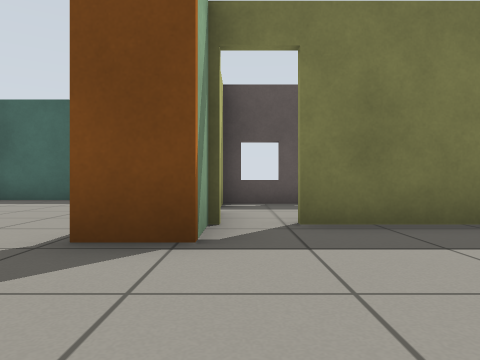
View 1 (above)

20 first-person views from a walk through a Gazebo world. The camera is 0.5 m above the floor, looks level and sees 70° across. The floor is counted in squares, 1 m on a side. Each view is taken from the middle of a square. On the plan, view 1 faces up. The plan holds only what a view shows up to about 9 squares ahead; the rest is blank. Gazebo's built-in surfaces are drawn with simple patterns.

View 2
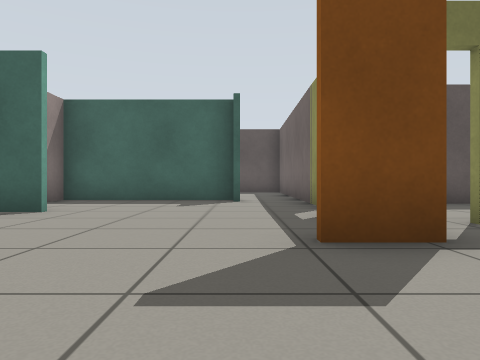

View 3
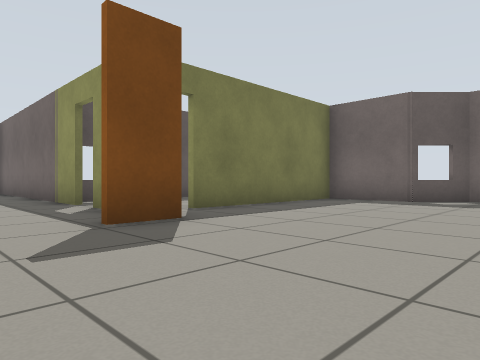

View 4
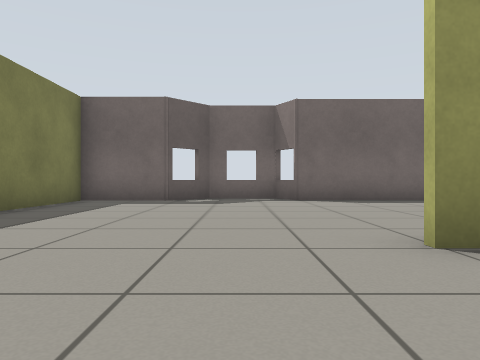

View 5
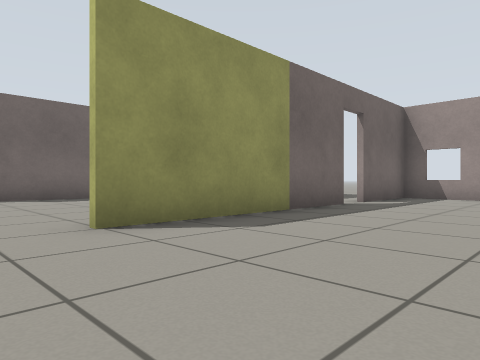

View 6
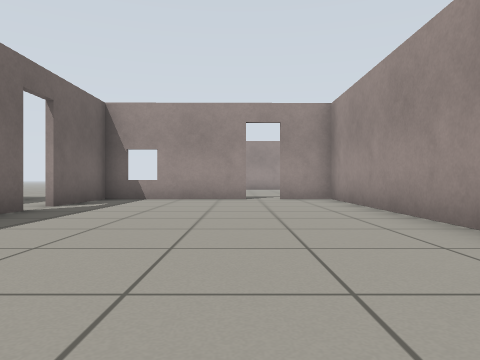

View 7
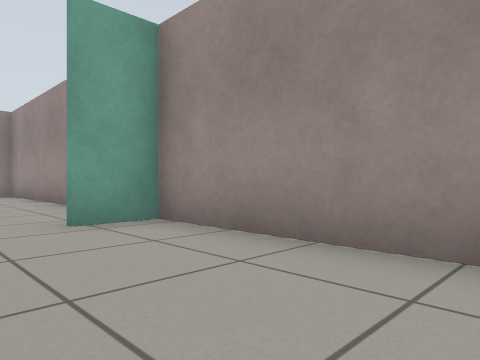

View 8
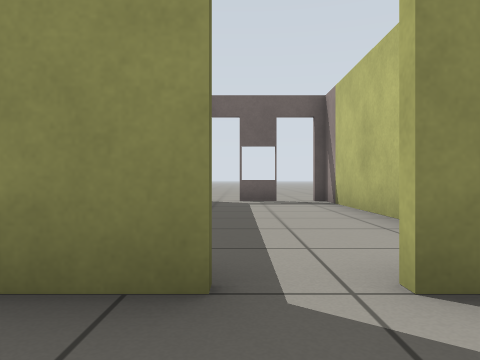

View 9
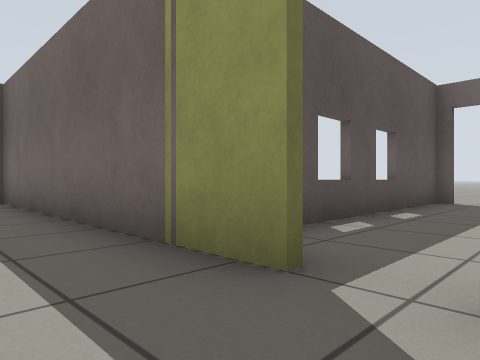

View 10
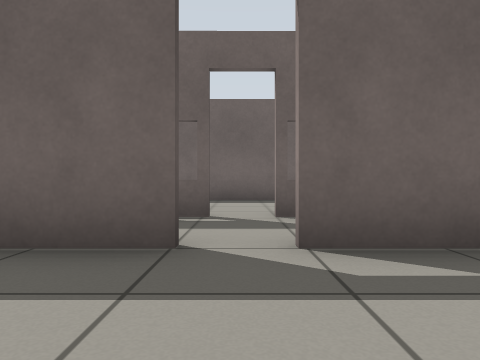

View 11
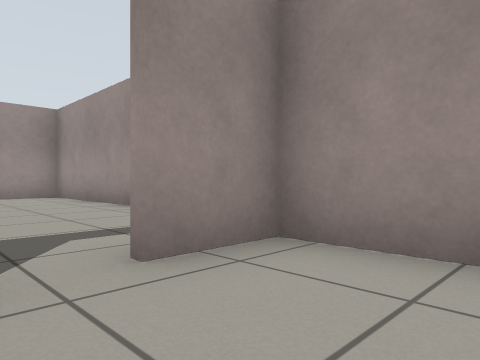

View 12
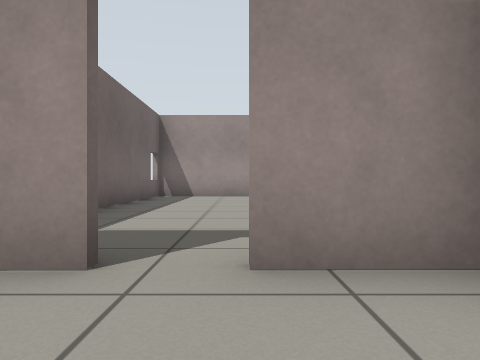

View 13
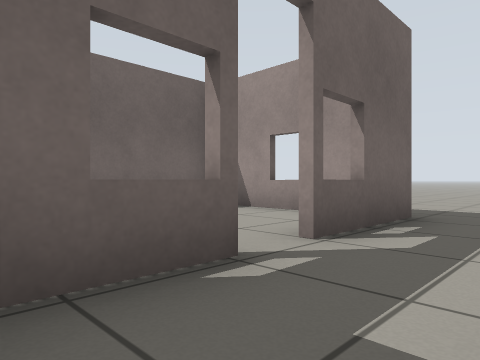

View 14
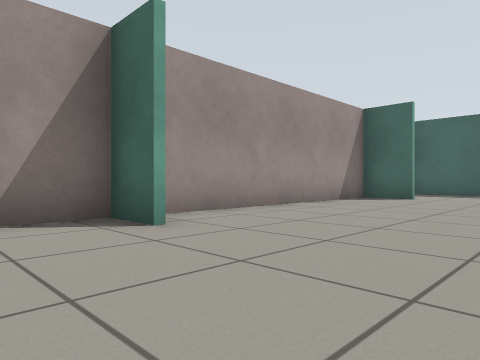

View 15
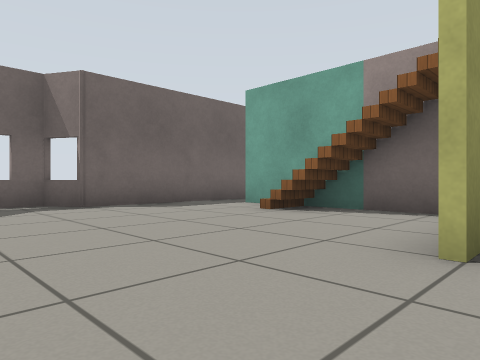

View 16
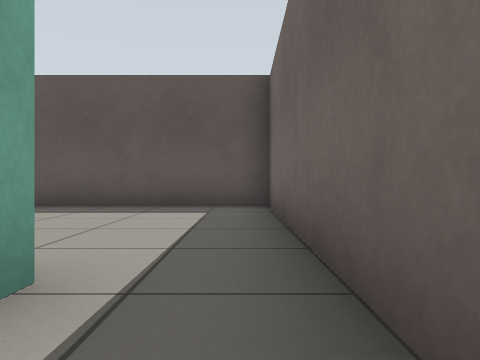

View 17
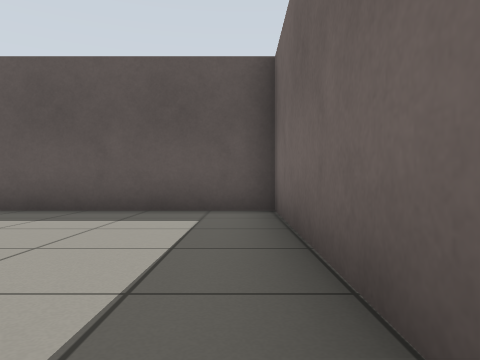

View 18
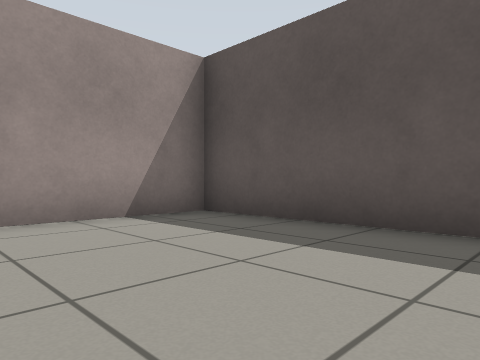

View 19
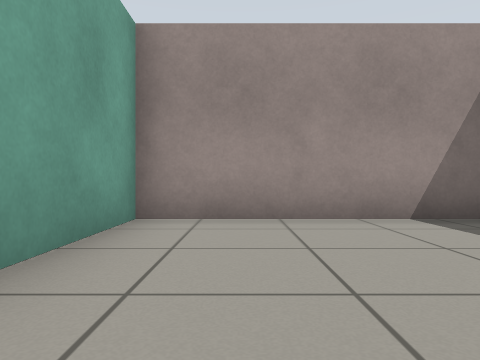

View 20
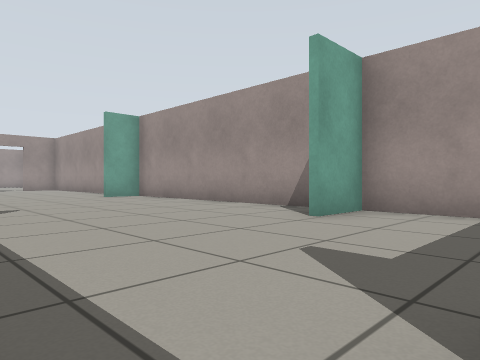

### Floor plan
Ten units are one square. View 1 is at (0, 0); x grows to the right and y downward. Boxes are objects, and circles mark ways between rooms. Rooms are numbered by the first view taken in them; rooms with no view inside come last. Other rooms are left out.
<svg viewBox="-69 -140 136 245">
<path fill="none" stroke="#000" d="M-5 31 -5 14M-52 20 -64 20 -64 99 -49 99M9 45 44 45M-4 -40 -4 -27 -14 -27M-5 66 -5 52M16 66 16 52M-50 -53 -57 -53M-64 -45 -64 19 -52 19M-5 -61 -5 -76M55 51 55 14 62 10 62 -8 52 -18 52 -38 6 -38M-42 99 -5 99 -5 74M-21 -85 -64 -85 -64 -54 -50 -54M-5 -76 -5 -135 -64 -135 -64 -87 -39 -87M22 -40 61 -40M61 -72 -4 -72M62 -51 62 -60M33 98 48 98M23 99 29 99M55 95 55 51"/>
<rect x="-5" y="35" width="10" height="10" fill="#bbb"><title>stairs</title></rect>
<circle cx="-10" cy="-85" r="3" fill="#2a7"/>
<circle cx="0" cy="-50" r="3" fill="#2a7"/>
<text x="-20" y="10">1</text>
<text x="-30" y="-110">2</text>
<text x="30" y="-60">3</text>
<text x="30" y="70">4</text>
</svg>
Room 1 opens to room 2. Room 1 opens to room 3.

Where each view was taken, in squares from view 1:
view 1: 0 up, 0 right, facing up
view 2: 0 up, 2 left, facing up
view 3: 1 down, 3 left, facing up-right
view 4: 0 up, 3 left, facing right
view 5: 0 up, 4 left, facing down-right
view 6: 1 down, 4 left, facing down
view 7: 2 up, 4 left, facing down-left
view 8: 6 up, 2 left, facing right
view 9: 5 up, 2 left, facing up-right
view 10: 7 down, 3 left, facing right
view 11: 8 down, 4 left, facing down-left
view 12: 8 down, 5 left, facing down
view 13: 5 down, 0 right, facing down-right
view 14: 4 down, 2 left, facing up-left
view 15: 1 up, 1 left, facing down-right
view 16: 7 up, 1 left, facing up
view 17: 8 up, 1 left, facing up
view 18: 10 up, 2 left, facing up-left
view 19: 10 up, 2 left, facing left
view 20: 8 up, 1 left, facing down-left
